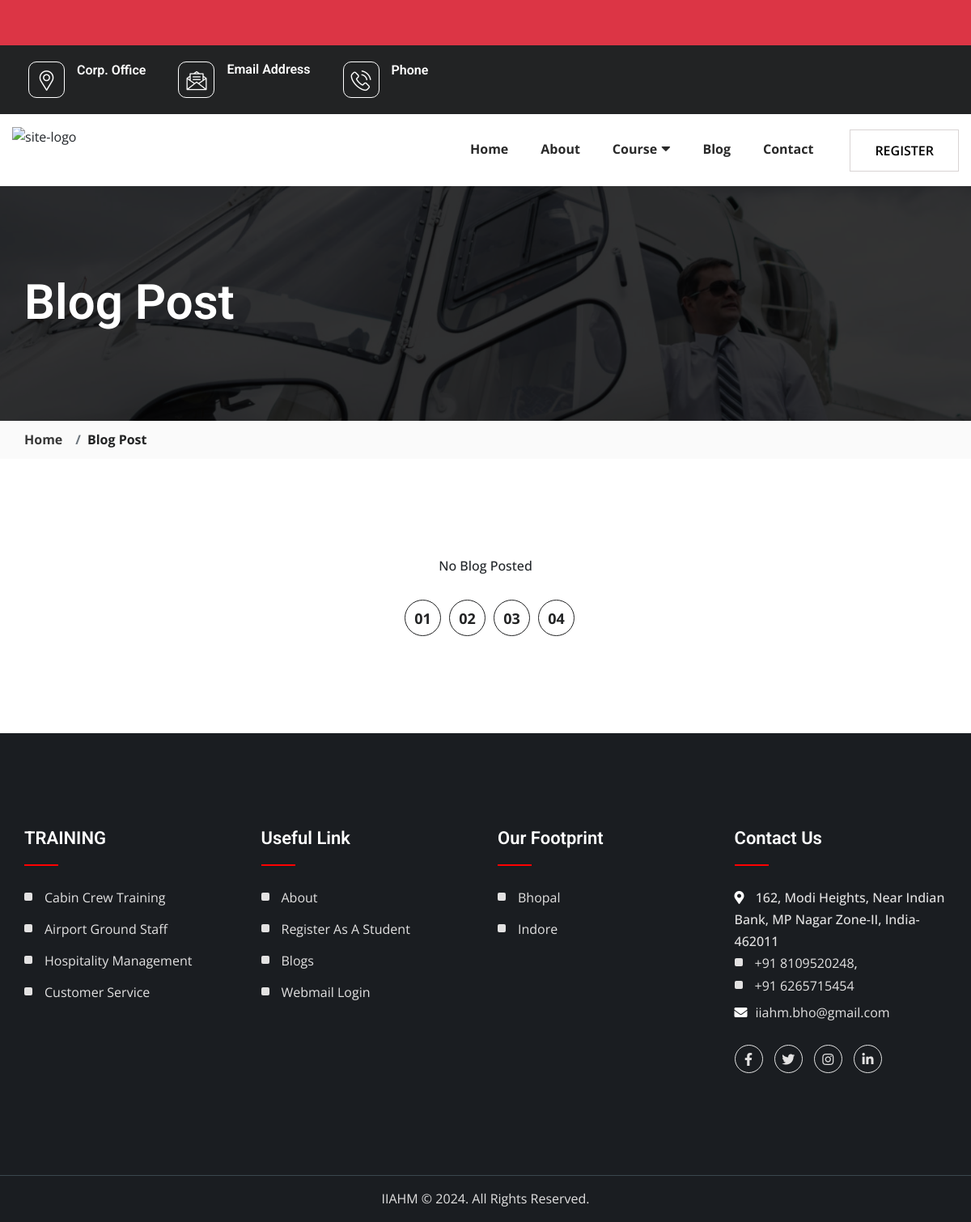
Before: /website/blog.php with the older database file.
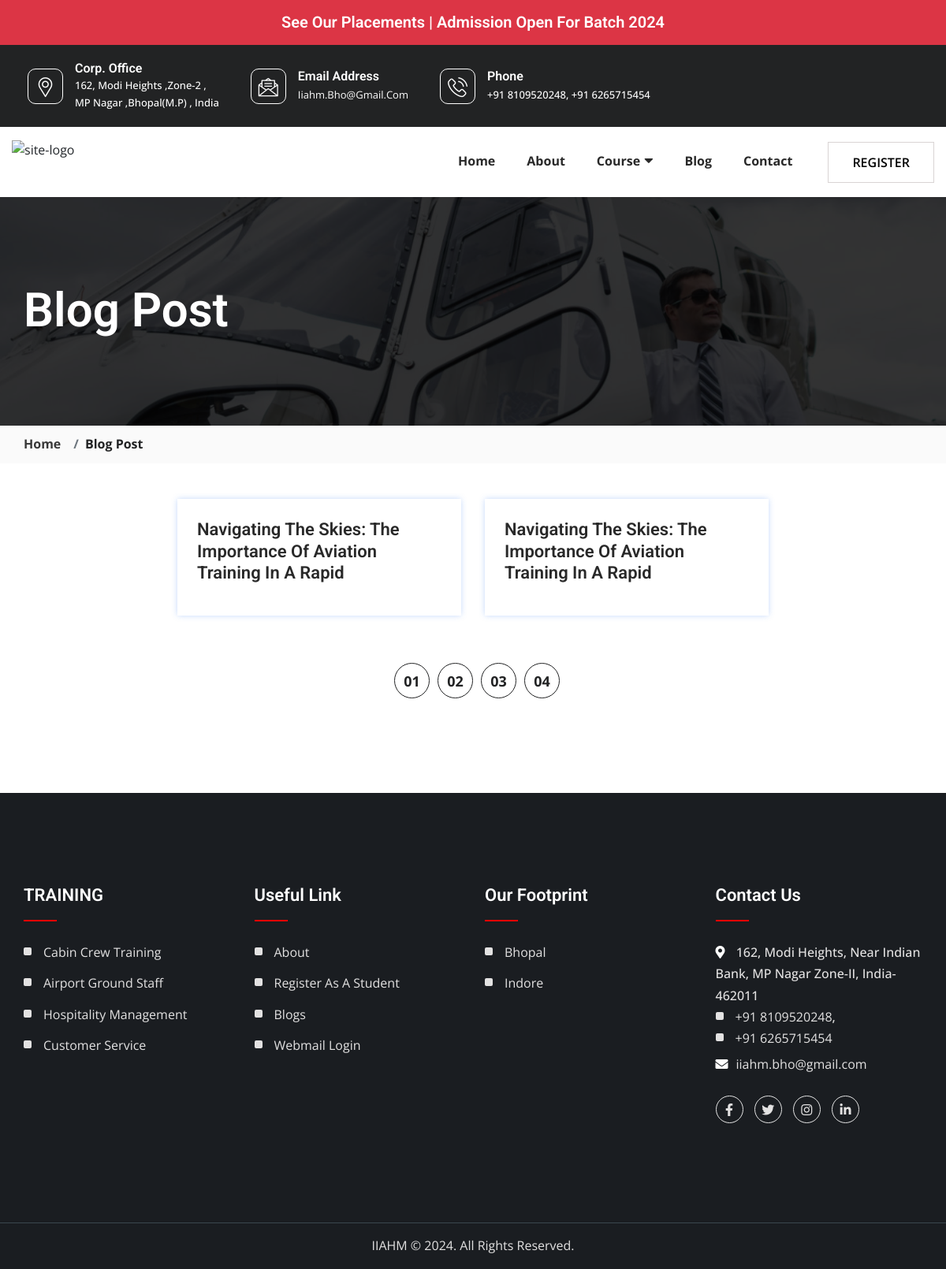
After: the same page with the newer database file.
### tables this page shows
CREATE TABLE `websitesetting` (
  `id` int(11) NOT NULL,
  `scrollert` varchar(100) NOT NULL,
  `adress` varchar(100) NOT NULL,
  `email` varchar(50) NOT NULL,
  `ContactNo` varchar(50) NOT NULL,
  `logo` varchar(50) NOT NULL,
  `bgimghero` varchar(50) NOT NULL,
  `h1text` varchar(100) NOT NULL,
  `subhead` varchar(255) NOT NULL,
  `paraM` text NOT NULL,
  `listM` varchar(255) NOT NULL,
  `Whyimg` varchar(50) NOT NULL,
  `whyiiahmtext` text NOT NULL,
  `affimg` varchar(100) NOT NULL,
  `textaff` text NOT NULL
);

CREATE TABLE `blog` (
  `id` int(11) NOT NULL,
  `img` varchar(100) NOT NULL,
  `title` varchar(100) NOT NULL,
  `blog` text NOT NULL,
  `poated_by` varchar(20) NOT NULL,
  `metaT` text NOT NULL,
  `metaD` text NOT NULL,
  `editedBy` varchar(255) NOT NULL
);

### website/blog.php (the view, shortened to what this page needs)
<!DOCTYPE html>
<html lang="en">
<?php
include "db/connect.php";
include "assets/Content/header.php"; ?>
    <section class="inner-banner-section pt-120 pb-120">
        <div class="container">
            <div class="row">
                <div class="col-lg-7">
                    <div class="inner-banner-content">
                        <h2 class="title">blog post </h2>
                    </div>
                </div>
            </div>
        </div>
    </section>
     <div class="breadcrumb-section">
        <div class="container">
            <nav aria-label="breadcrumb">
                <ol class="breadcrumb">
                <li class="breadcrumb-item"><a href="index.php">Home</a></li>
                <li class="breadcrumb-item active" aria-current="page">Blog Post</li>
                </ol>
            </nav>
        </div>
    </div>
    <section class="blog-section pt-120 pb-120">
        <div class="container">
            <div class="row justify-content-center mb-30-none">
<?php
include ('db/connect.php');
$ret = mysqli_query($conn , "SELECT * FROM blog ORDER BY id DESC");
if(mysqli_num_rows($ret) > 0) {
  while ($row=mysqli_fetch_array($ret)){
?>
                <div class="col-lg-4 col-md-6 col-sm-8 mb-30">
                    <div class="blog-thumb--style">
                    </div>
                    <div class="blog-content--style">
                        <h3 class="title"><a href="blog-details.html"><?=$row['title']?></a></h3>
                    </div>
                </div>
               <?php } }else { echo "No Blog Posted";}?>
            </div>
            <div class="row justify-content-center mt-60">
                <ul class="pagination">
                    <li><a href="#">01</a></li>
                    <li><a href="#">02</a></li>
                    <li><a href="#">03</a></li>
                    <li><a href="#">04</a></li>
                </ul>
            </div>
        </div>
    </section>
    <?php include "assets/Content/footer.php"; ?>
</body>
</html>

### website/assets/Content/header.php (shortened to what this page needs)
<?php
include "../../db/connect.php";
$queryWebSet = "SELECT * From websitesetting where id=1";
$retWeb = mysqli_query($conn , $queryWebSet);
$resWeb = mysqli_fetch_assoc($retWeb);
$registerLink = "https://form.iiahmaviationacademy.com/?utm_source=website_rgstr_btn&utm_target=student";
?>
<head>
    <link rel="stylesheet" href="assets/css/fontawesome-all.min.css">
    <link rel="stylesheet" href="assets/font/flaticon.css">
    <link rel="stylesheet" href="assets/css/magnific-popup.css">
    <link rel="stylesheet" href="assets/css/nice-select.css">
    <link rel="stylesheet" href="assets/css/bootstrap.min.css">
    <link rel="stylesheet" href="assets/css/swiper.min.css">
    <link rel="stylesheet" href="assets/css/animate.css">
    <link rel="stylesheet" href="assets/css/style.css">
    <link rel="stylesheet" href="assets/css/responsive.css">
</head>
<body>
    <div class="bg-danger text-center p-3">
    <a href="#"><h4 class="text-white"> <?=$resWeb['scrollert']?> </h4> </a>
                </div>
<header class="header-section">
        <div class="header-top d-none d-xl-block">
            <div class="container">
                <div class="row">
                    <div class="col-lg-10">
                        <div class="header-wrapper">
                            <div class="header-info">
                                <div class="info-item">
                                    <div class="info-thumb">
                                        <i class="flaticon-placeholder"></i>
                                    </div>
                                    <div class="info-content">
                                        <h6 class="title">Corp. Office</h6>
                                        <span><?=$resWeb['adress']?></span>
                                    </div>
                                </div>
                                <div class="info-item">
                                    <div class="info-thumb">
                                        <i class="flaticon-message"></i>
                                    </div>
                                    <div class="info-content">
                                        <h6 class="title">email address</h6>
                                        <span><a href="mailto:<?=$resWeb['email']?>"><?=$resWeb['email']?></a></span>
                                    </div>
                                </div>
                                <div class="info-item">
                                    <div class="info-thumb">
                                        <i class="flaticon-phone-call"></i>
                                    </div>
                                    <div class="info-content">
                                        <h6 class="title">Phone</h6>
                                        <span><?=$resWeb['ContactNo']?></span>
                                    </div>
                                </div>
                            </div>
                        </div>
                    </div>
                    <div class="col-lg-2">
                    </div>
                </div>
            </div>
        </div>
        <div class="header-bottom">
            <div class="container">
                <div class="row align-items-center justify-content-between">
                    <a class="site-logo site-title" href="index.php"><img src="https://app.iiahmaviationacademy.com/assets/images/logo.jpg" alt="site-logo"></a>
                    <nav class="navbar navbar-expand-lg p-0">
                        <div class="collapse navbar-collapse" id="navbarSupportedContent">
                            <ul class="navbar-nav main-menu ml-auto">
                                <li class="menu_has_children"><a href="index.php">Home</a>
                                </li>
                                <li><a href="about.php">About</a></li>
                                <li class="menu_has_children"><a href="#0">Course<i class="fas fa-caret-down"></i></a>
                                </li>
                                <li class="menu_has_children"><a href="blog.php">Blog</a>
                                </li>
                                <li><a href="contact.php">Contact</a></li>
                            </ul>
                            <div class="header-action d-flex flex-wrap align-items-center">
                                <a href="<?=$registerLink?>" class="cmn-btn">Register</a>
                            </div>
                        </div>
                    </nav>
                </div>
            </div>
        </div>
    </header>

### website/assets/Content/footer.php
<footer class="footer-section pt-120 pb-120">
        <div class="container">
            <div class="row mb-30-none">
                <div class="col-lg-3 col-sm-6 mb-30">
                    <div class="footer-widget widget-menu">
                        <h3 class="widget-title">TRAINING</h3>
                        <ul>
                            <li><a href="#">Cabin Crew Training</a></li>
                            <li><a href="#">Airport Ground Staff</a></li>
                            <li><a href="#">Hospitality Management</a></li>
                            <li><a href="#">Customer Service</a></li>
                        </ul>
                    </div>
                </div>
                <div class="col-lg-3 col-sm-6 mb-30">
                    <div class="footer-widget widget-menu">
                        <h3 class="widget-title">useful link</h3>
                        <ul>
                            <li><a href="about.php">about</a></li>
                            <li><a href="contact.php">Register As a Student</a></li>
                            <li><a href="blog.php">Blogs</a></li>
                            <li><a href="https://iiahmbpl.com:2096" target="_blank">Webmail Login</a></li>
                        </ul>
                    </div>
                </div>
                <div class="col-lg-3 col-sm-6 mb-30">
                    <div class="footer-widget widget-menu">
                        <h3 class="widget-title">our footprint</h3>
                        <ul>
                            <li><a href="#">Bhopal</a></li>
                            <li><a href="#">Indore</a></li>
                        </ul>
                    </div>
                </div>
                <div class="col-lg-3 col-sm-6 mb-30">
                    <div class="footer-widget widget-menu">
                        <h3 class="widget-title">contact us</h3>
                        <ul class="footer-widget-content">
                            <li>
                                <p><i class="fas fa-map-marker-alt white-icon"></i> 162, Modi heights, near Indian bank, MP Nagar Zone-II, India-462011<br> <a href="tel:918109520248">+91 8109520248 </a>, <a href="tel:916265715454">+91 6265715454</a></p>
                            </li>
                                <p><i class="fas fa-envelope white-icon"></i><a href="mailto:iiahm.bho@gmail.com">iiahm.bho@gmail.com</a></p>
                        </ul>
                        <ul class="footer-social">
                            <li><a href="#0"><i class="fab fa-facebook-f"></i></a></li>
                            <li><a href="#0" class="active"><i class="fab fa-twitter"></i></a></li>
                            <li><a href="#0"><i class="fab fa-instagram"></i></a></li>
                            <li><a href="#0"><i class="fab fa-linkedin-in"></i></a></li>
                        </ul>
                    </div>
                </div>
            </div>
        </div>
    </footer>
    <div class="privacy-area wow fadeIn" data-wow-duration="0.5" data-wow-delay="0.5s">
        <div class="container">
            <div class="row">
                <div class="col-lg-12 text-center">
                    <p><a href="index.php">IIAHM © <?=date('Y')?>. All Rights Reserved.</a> </p>
                </div>
            </div>
        </div>
    </div>

Changed rows visible on the page:
added websitesetting: scrollert "See Our Placements | Admission Open For Batch 2024", adress "162, Modi Heights ,Zone-2 , MP Nagar ,Bhopal(M.P) , India", email "Iiahm.bho@gmail.com", ContactNo "+91 8109520248, +91 6265715454"
added blog: title "Navigating The Skies: The Importance Of Aviation Training In A Rapid"
added blog: title "Navigating The Skies: The Importance Of Aviation Training In A Rapid"
Other visible differences:
text no longer shown: "No Blog Posted"
